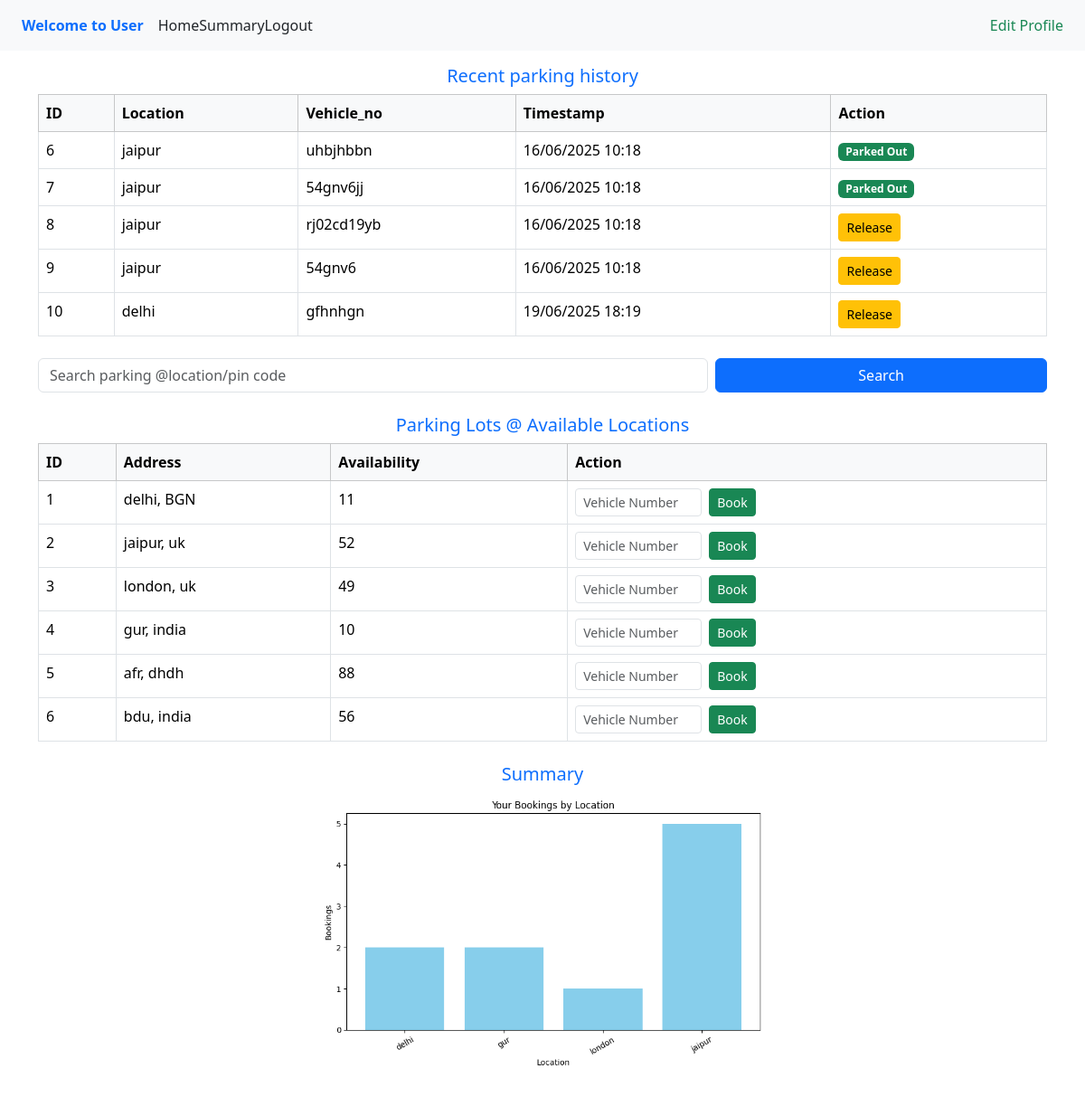
The app's page /dashboard (signed in) with its own data.
### models.py (models this page shows)
class ParkingReservation(db.Model):
    __tablename__ = "ParkingReservation"
    Reservation_Id = db.Column(db.Integer ,primary_key=True )
    User_id = db.Column(db.Integer,db.ForeignKey("VehicleUser.User_id"),nullable = False)
    Spot_Id = db.Column(db.Integer, db.ForeignKey("ParkingSpot.Spot_Id"), nullable=False)  # ADDED: Missing foreign key
    Vehicle_Number = db.Column(db.String, nullable=False)
    Entry_Time = db.Column(db.DateTime, nullable=True)
    Exit_Time = db.Column(db.DateTime, nullable=True)
    Total_Cost = db.Column(db.Float, nullable=True)

class ParkingLot(db.Model):
    __tablename__ = "ParkingLot"
    id = db.Column(db.Integer , primary_key=True)
    Location_Name = db.Column(db.String , nullable = False)
    Address_name = db.Column(db.String , nullable = False)
    PRICE = db.Column(db.Integer , nullable = False)
    Maximum_Number_Spots = db.Column(db.Integer , nullable = False)
    available_spots = db.relationship("ParkingSpot" , backref = "belong_to_lot" , cascade = "all, delete")

### app.py (the view, shortened to what this page needs)
@app.route('/dashboard', methods=['GET', 'POST'])
def dashboard():
    if 'user_id' not in session:
        flash('Please login first', 'warning')
        return redirect(url_for('user_login'))
    user = VehicleUser.query.get(session['user_id'])
    if not user:
        session.clear()
        flash('Invalid session', 'danger')
        return redirect(url_for('user_login'))
    lots = ParkingLot.query.all()
    search_query = ""
    reservations = user.user_reservations
    chart_url = None
    if reservations:
        lot_counter = {}
        for res in reservations:
            lot_name = res.allocated_spot.belong_to_lot.Location_Name
            lot_counter[lot_name] = lot_counter.get(lot_name, 0) + 1
        lot_names = list(lot_counter.keys())
        lot_counts = list(lot_counter.values())
        fig, ax = plt.subplots(figsize=(8, 5))
        ax.bar(lot_names, lot_counts, color='skyblue')
        ax.set_title('Your Bookings by Location')
        ax.set_xlabel('Location')
        ax.set_ylabel('Bookings')
        plt.xticks(rotation=30)
        img = io.BytesIO()
        fig.tight_layout()
        fig.savefig(img, format='png')
        img.seek(0)
        chart_url = base64.b64encode(img.getvalue()).decode()
        plt.close(fig)
    return render_template('dashboard.html', user=user, lots=lots, search_query=search_query, chart_url=chart_url)

### templates/dashboard.html (shortened to what this page needs)
<!DOCTYPE html>
<html lang="en">
<head>
    <link href="https://cdn.jsdelivr.net/npm/bootstrap@5.3.3/dist/css/bootstrap.min.css" rel="stylesheet">
</head>
<body>
    <nav class="navbar navbar-expand navbar-light bg-light mb-3 px-4">
        <span class="navbar-text fw-bold text-primary me-3">Welcome to User</span>
        <a class="nav-link" href="/dashboard">Home</a>
        <a class="nav-link" href="#summary">Summary</a>
        <a class="nav-link" href="/logout">Logout</a>
        <span class="ms-auto"><a class="nav-link text-success" href="/profile">Edit Profile</a></span>
    </nav>
    <div class="container">
        <div class="mb-4">
            <h5 class="text-center text-primary">Recent parking history</h5>
            {% if user.user_reservations %}
            <table class="table table-bordered table-hover">
                <thead class="table-light">
                    <tr>
                        <th>ID</th>
                        <th>Location</th>
                        <th>Vehicle_no</th>
                        <th>Timestamp</th>
                        <th>Action</th>
                    </tr>
                </thead>
                <tbody>
                {% for res in user.user_reservations[-5:] %}
                    <tr>
                        <td>{{ res.Reservation_Id }}</td>
                        <td>{{ res.allocated_spot.belong_to_lot.Location_Name }}</td>
                        <td>{{ res.Vehicle_Number }}</td>
                        <td>
                            {% if res.Entry_Time %}
                                {{ res.Entry_Time.strftime('%d/%m/%Y %H:%M') }}
                            {% else %}-{% endif %}
                        </td>
                        <td>
                            {% if not res.Exit_Time %}
                            <form action="{{ url_for('release_spot', reservation_id=res.Reservation_Id) }}" method="POST" style="display:inline;">
                                <button type="submit" class="btn btn-warning btn-sm">Release</button>
                            </form>
                            {% else %}
                                <span class="badge bg-success">Parked Out</span>
                            {% endif %}
                        </td>
                    </tr>
                {% endfor %}
                </tbody>
            </table>
            {% else %}
            <p class="text-muted text-center">No recent activity found.</p>
            {% endif %}
        </div>
        <div class="mb-4">
            <form method="POST" class="row g-2">
                <div class="col-md-8">
                    <input type="text" name="search_location" class="form-control"
                           placeholder="Search parking @location/pin code" value="{{ search_query or '' }}">
                </div>
                <div class="col-md-4">
                    <button type="submit" class="btn btn-primary w-100">Search</button>
                </div>
            </form>
        </div>
        <div class="mb-4">
            <h5 class="text-center text-primary">Parking Lots @ Available Locations</h5>
            {% if lots %}
            <table class="table table-bordered table-hover">
                <thead class="table-light">
                    <tr>
                        <th>ID</th>
                        <th>Address</th>
                        <th>Availability</th>
                        <th>Action</th>
                    </tr>
                </thead>
                <tbody>
                    {% for lot in lots %}
                    {% set available_count = lot.available_spots|selectattr('Current_Status', 'equalto', 'A')|list|length %}
                    <tr>
                        <td>{{ lot.id }}</td>
                        <td>{{ lot.Location_Name }}, {{ lot.Address_name }}</td>
                        <td>{{ available_count }}</td>
                        <td>
                            {% if available_count > 0 %}
                                {% set first_spot = lot.available_spots|selectattr('Current_Status', 'equalto', 'A')|first %}
                                {% if first_spot %}
                                <form action="{{ url_for('reserve_spot', spot_id=first_spot.Spot_Id) }}" method="POST" class="d-flex">
                                    <input type="text" name="Vehicle_Number" placeholder="Vehicle Number"
                                           required class="form-control form-control-sm me-2" style="max-width:140px;">
                                    <button type="submit" class="btn btn-success btn-sm">Book</button>
                                </form>
                                {% endif %}
                            {% else %}
                                <span class="text-danger">No spots available</span>
                            {% endif %}
                        </td>
                    </tr>
                    {% endfor %}
                </tbody>
            </table>
            {% else %}
            <p class="text-muted text-center">No parking lots found for your search.</p>
            {% endif %}
        </div>
        <div class="mb-4 text-center" id="summary">
            <h5 class="text-primary">Summary</h5>
            {% if chart_url %}
                <img alt="Your Parking Chart" style="max-width:500px; height:auto;">
            {% else %}
                <p class="text-muted">No chart data yet. Book some parking spots to see your usage statistics!</p>
            {% endif %}
        </div>
    </div>
</body>
</html>

### records on screen
ParkingReservation: Reservation_Id "6", allocated_spot.belong_to_lot.Location_Name "jaipur", Vehicle_Number "uhbjhbbn", Entry_Time "16/06/2025 10:18", shows "Parked Out"
ParkingReservation: Reservation_Id "7", allocated_spot.belong_to_lot.Location_Name "jaipur", Vehicle_Number "54gnv6jj", Entry_Time "16/06/2025 10:18", shows "Parked Out"
ParkingReservation: Reservation_Id "8", allocated_spot.belong_to_lot.Location_Name "jaipur", Vehicle_Number "rj02cd19yb", Entry_Time "16/06/2025 10:18"
ParkingReservation: Reservation_Id "9", allocated_spot.belong_to_lot.Location_Name "jaipur", Vehicle_Number "54gnv6", Entry_Time "16/06/2025 10:18"
ParkingReservation: Reservation_Id "10", allocated_spot.belong_to_lot.Location_Name "delhi", Vehicle_Number "gfhnhgn", Entry_Time "19/06/2025 18:19"
ParkingLot: id "1", Location_Name "delhi", Address_name "BGN", available_count "11"
ParkingLot: id "2", Location_Name "jaipur", Address_name "uk", available_count "52"
ParkingLot: id "3", Location_Name "london", Address_name "uk", available_count "49"
ParkingLot: id "4", Location_Name "gur", Address_name "india", available_count "10"
ParkingLot: id "5", Location_Name "afr", Address_name "dhdh", Maximum_Number_Spots "88"
ParkingLot: id "6", Location_Name "bdu", Address_name "india", Maximum_Number_Spots "56"
